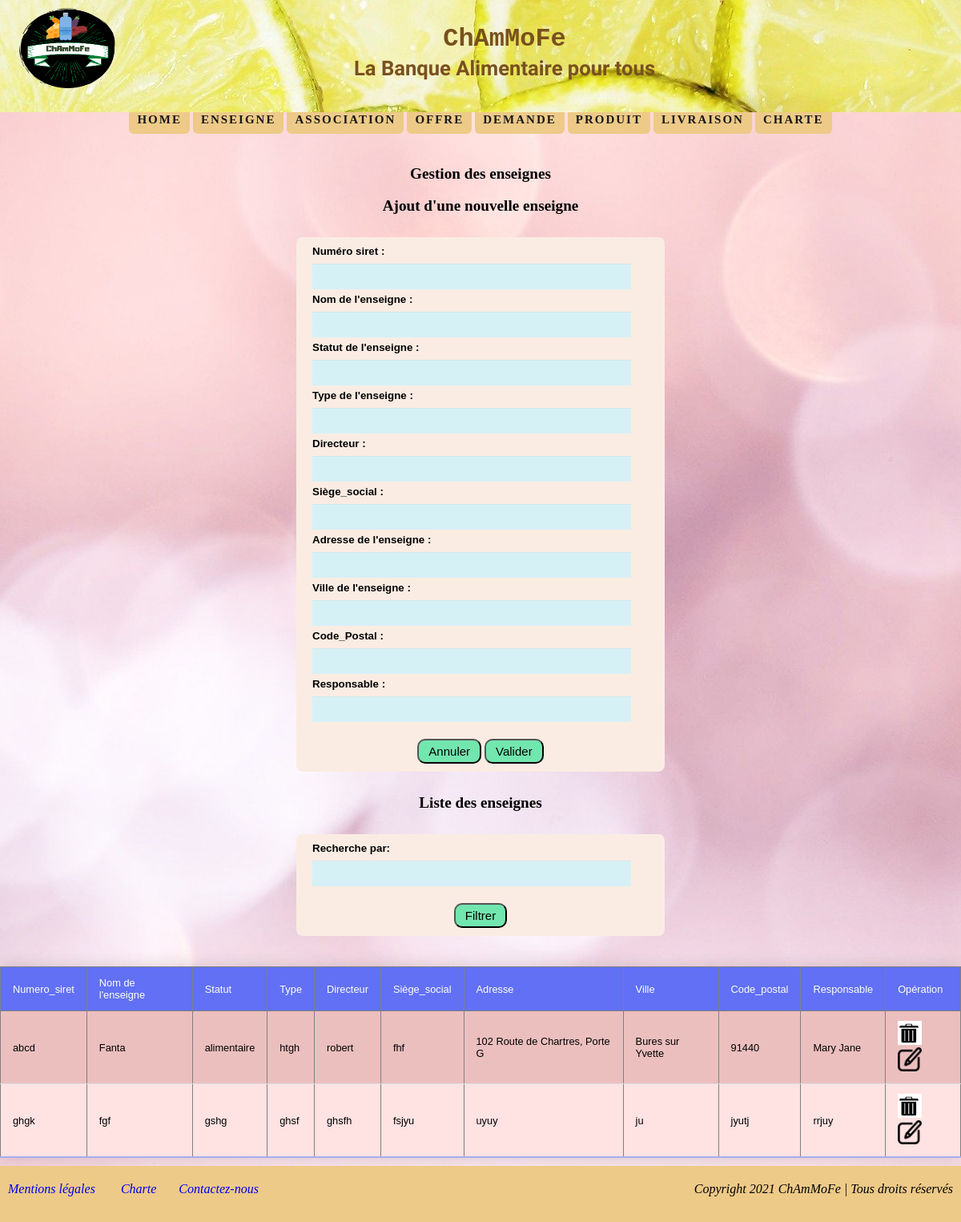
The app's page /index.php?page=2 with its own data.
### tables this page shows
CREATE TABLE `enseigne` (
  `numSIRET` varchar(10) NOT NULL,
  `nomens` varchar(35) NOT NULL,
  `statutens` varchar(35) NOT NULL,
  `typeens` varchar(35) NOT NULL,
  `directeur` varchar(70) NOT NULL,
  `siegesocialens` varchar(50) DEFAULT NULL,
  `adresseens` varchar(80) NOT NULL,
  `villeens` varchar(30) NOT NULL,
  `cpens` varchar(5) NOT NULL,
  `responsable` varchar(35) DEFAULT NULL
);

### fonction.php (called while the page is built, shortened)
<?php
    function connexion ()
    {
        $connect = mysqli_connect("localhost","root","","antigaspi");
        return $connect;
    }
    function selectAllenseigne ($mot ="")
    {
        if($mot =="")
        {
            $requete = "select * from enseigne;";
        }
        $connect = connexion ();
        $resultats = mysqli_query($connect,$requete);
        $tab = array ();
        while ($ligne = mysqli_fetch_assoc($resultats))
        {
            $tab [] = $ligne;
        }
        return $tab;
    }
?>

### enseigne.php (the view, shortened to what this page needs)
<center>
<div class="background_image">
<br/><br/>
<div class="titre_h1">Gestion des enseignes</div>
<br/>
    <?php
    $l_enseigne = null;
    ?>
<div class="titre_h1">Ajout d'une nouvelle enseigne</div> <br/>
<form method="post" action="">
    <label for="numSIRET">Numéro siret :</label>
    <input id="numSIRET" type="text" name="numSIRET" value="<?php if ($l_enseigne != null)
    echo $l_enseigne['numSIRET']; ?>">
    <label for="nomens">Nom de l'enseigne :</label>
    <input id="nomens" type="text" name="nomens" value="<?php if ($l_enseigne != null)
    echo $l_enseigne['nomens']; ?>">
    <label for="statutens">Statut de l'enseigne :</label>
    <input id="statutens" type="text" name="statutens" value="<?php if ($l_enseigne != null)
    echo $l_enseigne['statutens']; ?>">
    <label for="typeens">Type de l'enseigne :</label>
    <input id="typeens" type="text" name="typeens" value="<?php if ($l_enseigne != null)
    echo $l_enseigne['typeens']; ?>">
    <label for="directeur">Directeur :</label>
    <input id="directeur" type="text" name="directeur" value="<?php if ($l_enseigne != null)
    echo $l_enseigne['directeur']; ?>">
    <label for="siegesocialens">Siège_social :</label>
    <input id="siegesocialens" type="text" name="siegesocialens" value="<?php if ($l_enseigne != null)
    echo $l_enseigne['siegesocialens']; ?>">
    <label for="adresseens">Adresse de l'enseigne :</label>
    <input id="adresseens" type="text" name="adresseens" value="<?php if ($l_enseigne != null)
    echo $l_enseigne['adresseens']; ?>">
    <label for="villeens">Ville de l'enseigne :</label>
    <input id="villeens" type="text" name="villeens" value="<?php if ($l_enseigne != null)
    echo $l_enseigne['villeens']; ?>">
    <label for="cpens">Code_Postal :</label>
    <input id="cpens" type="text" name="cpens" value="<?php if ($l_enseigne != null)
    echo $l_enseigne['cpens']; ?>">
    <label for="responsable">Responsable :</label>
    <input id="responsable" type="text" name="responsable" value="<?php if ($l_enseigne != null)
    echo $l_enseigne['responsable']; ?>">
    <div class="form-buttons">
        <input class="bouton"  type="reset" name="Annuler" value="Annuler">
        <input class="bouton" type="submit"
            <?php
            if ($l_enseigne != null) echo ' name="Modifier" value="Modifier"';
            else echo ' name="Valider" value="Valider"';
            ?>
        >
    </div>
</form>
<br/>
<div class="titre_h1">Liste des enseignes</div>
<br/>
<form method="post" action="">
    <label for="mot">Recherche par:</label>
    <input id="mot" type="text" name="mot">
    <div class="form-buttons">
        <input class="bouton" type="submit" name="Filtrer" value="Filtrer">
    </div>
</form>
<br/>
<?php
if(isset($_POST['Filtrer']))
{
    $mot = $_POST['mot'];
    $resultats = selectAllenseigne($mot);
}
else
{
    $resultats = selectAllenseigne();
}
?>
<table class="styled-table" border="1">
    <thead>
    <tr>
        <td >Numero_siret</td>
        <td >Nom de l'enseigne</td>
        <td >Statut</td>
        <td >Type</td>
        <td >Directeur</td>
        <td >Siège_social</td>
        <td >Adresse</td>
        <td >Ville</td>
        <td >Code_postal</td>
        <td >Responsable</td>
        <td >Opération</td>
    </tr>
    </thead>
    <tbody>
    <?php
   foreach ($resultats as $unenseigne)
   {
       echo "<tr> <td>".$unenseigne['numSIRET']."</td>
            <td>".$unenseigne['nomens']."</td>
           <td>".$unenseigne['statutens']."</td>
           <td>".$unenseigne['typeens']."</td>
           <td>".$unenseigne['directeur']."</td>
           <td>".$unenseigne['siegesocialens']."</td>
           <td>".$unenseigne['adresseens']."</td>
           <td>".$unenseigne['villeens']."</td>
           <td>".$unenseigne['cpens']."</td>
           <td>".$unenseigne['responsable']."</td>
            <td>
           <a href='index.php?page=2&action=sup&numSIRET=".$unenseigne['numSIRET']."'>
            <img src ='images/sup.png' height='30' width='30'></a>
            <a href='index.php?page=2&action=edit&numSIRET=".$unenseigne['numSIRET']."'>
            <img src ='images/edit.png' height='30' width='30'></a>
           </td>
        </tr>";
   }
   ?>
    </tbody>
</table>
</div>
</center>

### StyleChAmMoFe.css (style rules this page uses)
* { -webkit-transition-property: all; -webkit-transition-duration: .2s; -moz-transition-timing-function: cubic-bezier(100,50,21,6); -moz-transition-property: all; -moz-transition-timing-function: cubic-bezier(100,50,21,6); }
.titre_h1 { font-family: 'Grand Hotel', cursive; font-weight: bolder; font-size: 1.2em; }
.bouton { font-family: 'Nunito', sans-serif; font-size: 15px; padding: 5px 12px; background-color: rgb(114, 230, 175); border-radius: 10px; cursor: pointer; }

### style.css (style rules this page uses)
.styled-table { border-collapse: collapse; margin: 10px 0; font-size: 0.8em; font-family: sans-serif; min-width: 400px; box-shadow: 0 0 20px rgba(0, 0, 0, 0.15); }
.styled-table thead tr { background-color: #6170f5; color: #ffffff; text-align: left; }
.styled-table th, .styled-table td { padding: 12px 15px; }
.styled-table tbody tr { border-bottom: 1px solid #dddddd; }
.styled-table tbody tr:nth-of-type(even) { background-color: #ffe2e2; }
.styled-table tbody tr:nth-of-type(odd) { background-color: #ecbfbf; }
.styled-table tbody tr:last-of-type { border-bottom: 2px solid #a6adf1; }
body { background-image: url(images/bokeh-2072271_1920.jpg); background-position: center; background-repeat: no-repeat; background-size: cover; margin: 0px; }
form { max-width: 35%; margin: 10px auto; padding: 10px 20px; background: #faece3; border-radius: 8px; text-align: left; }
input[type="text"], input[type="password"], input[type="date"], input[type="datetime"], input[type="email"], input[type="number"], input[type="search"], input[type="tel"], input[type="time"], input[type="url"], textarea, select { background: rgba(255,255,255,0.1); border: none; font-size: 11px; height: auto; margin: 0; outline: 0; padding: 10px; width: 90%; background-color: #d6f1f6; color: #8a97a0; box-shadow: 0 1px 0 rgba(0,0,0,0.03) inset; margin-bottom: 5px; }
label { display: block; margin-bottom: 8px; font-family: 'Nunito', sans-serif; font-weight: bold; font-size: smaller; }
.form-buttons { text-align: center; margin-top: 1em; }

### records on screen
enseigne: numSIRET "abcd", nomens "Fanta", statutens "alimentaire", typeens "htgh", directeur "robert", siegesocialens "fhf", adresseens "102 Route de Chartres, Porte G", villeens "Bures sur Yvette", cpens "91440", responsable "Mary Jane"
enseigne: numSIRET "ghgk", nomens "fgf", statutens "gshg", typeens "ghsf", directeur "ghsfh", siegesocialens "fsjyu", adresseens "uyuy", villeens "ju", cpens "jyutj", responsable "rrjuy"
